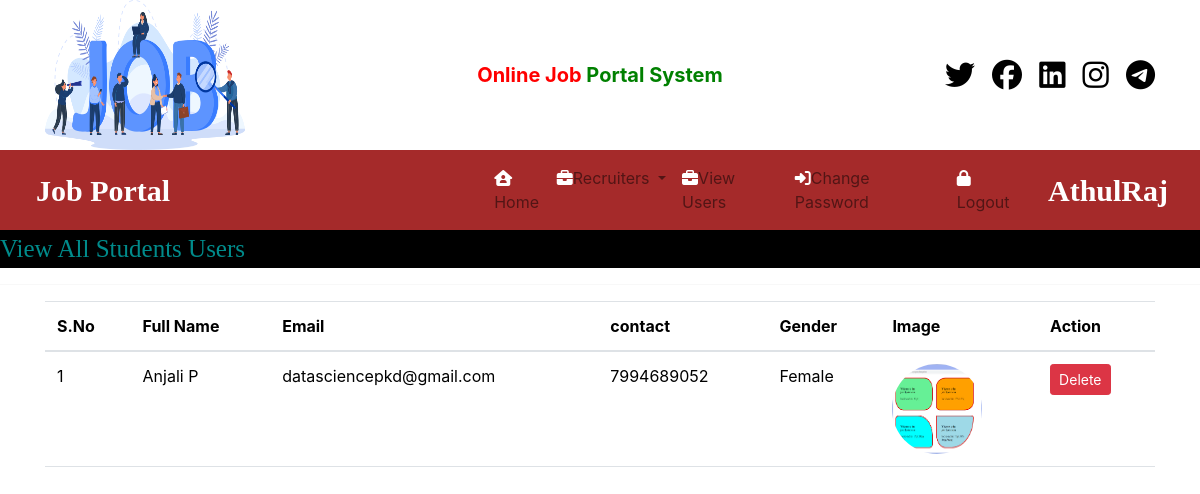
The page /view_user/ (signed in) on the database as committed earlier.
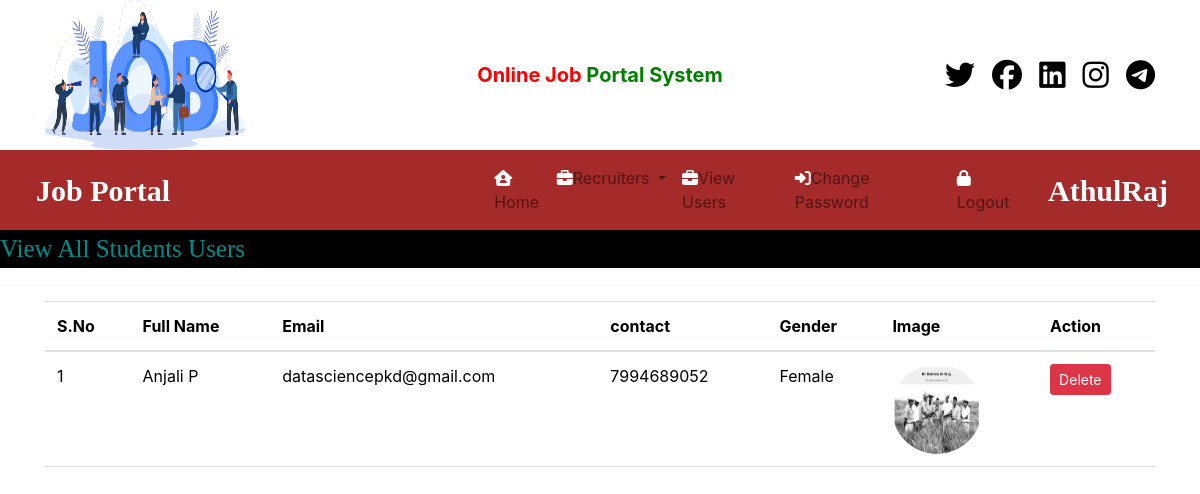
The same page on the database as committed later.
### JobportalApp/models.py (models this page shows, shortened)
class StudentUser(models.Model):
    user = models.ForeignKey(User, on_delete=models.CASCADE)
    mobile = models.CharField(max_length=15, null=True)
    image = models.FileField(null=True)
    gender = models.CharField(max_length=10, null=True)
    type = models.CharField(max_length=15, null=True)

### JobportalApp/views.py (the view)
# urls.py: path('view_user/', views.view_user, name='view_user'),
def view_user(request):
    if not request.user.is_authenticated:
        return redirect('admin_login')
    data = StudentUser.objects.all()
    d = {'data': data}
    return render(request, "view_users.html", d)

### templates/view_users.html
{% load static %}
{% block body %}
{% include 'admin_navigation.html' %}
<marquee style="font-family: Monotype Corsiva; font-size:25px; color:darkcyan; background-color:black;">
    View All Students Users
</marquee>
<hr>
<div class="container">
    <table class="table table-hover">
    <thead>
    <tr style="background-color: #DEB887 !important;" id="example">
        <th>S.No</th>
        <th>Full Name</th>
        <th>Email</th>
        <th>contact</th>
        <th>Gender</th>
        <th>Image</th>
        <th>Action</th>
    </tr>
    </thead>
    <tbody>
    {% for i in data %}
    <tr>
        <td>{{ forloop.counter }}</td>
        <td>{{ i.user.first_name }} {{ i.user.last_name }}</td>
        <td>{{ i.user.username }}</td>
        <td>{{ i.mobile }}</td>
        <td>{{ i.gender }}</td>
        <td><img src="{{ i.image.url}}" style="width:90px; height:90px; border-radius:50%"></td>
        <td><a href="{% url 'delete_user' i.id %}" class="btn btn-danger btn-sm" onclick="return confirm('Are You Sure?')">Delete</a></td>
    </tr>
    {% endfor %}
    </tbody>
</table>
</div>
{% endblock body %}

Rows that differ between the two databases and show on the page:
changed StudentUser "Female": image: a different picture
